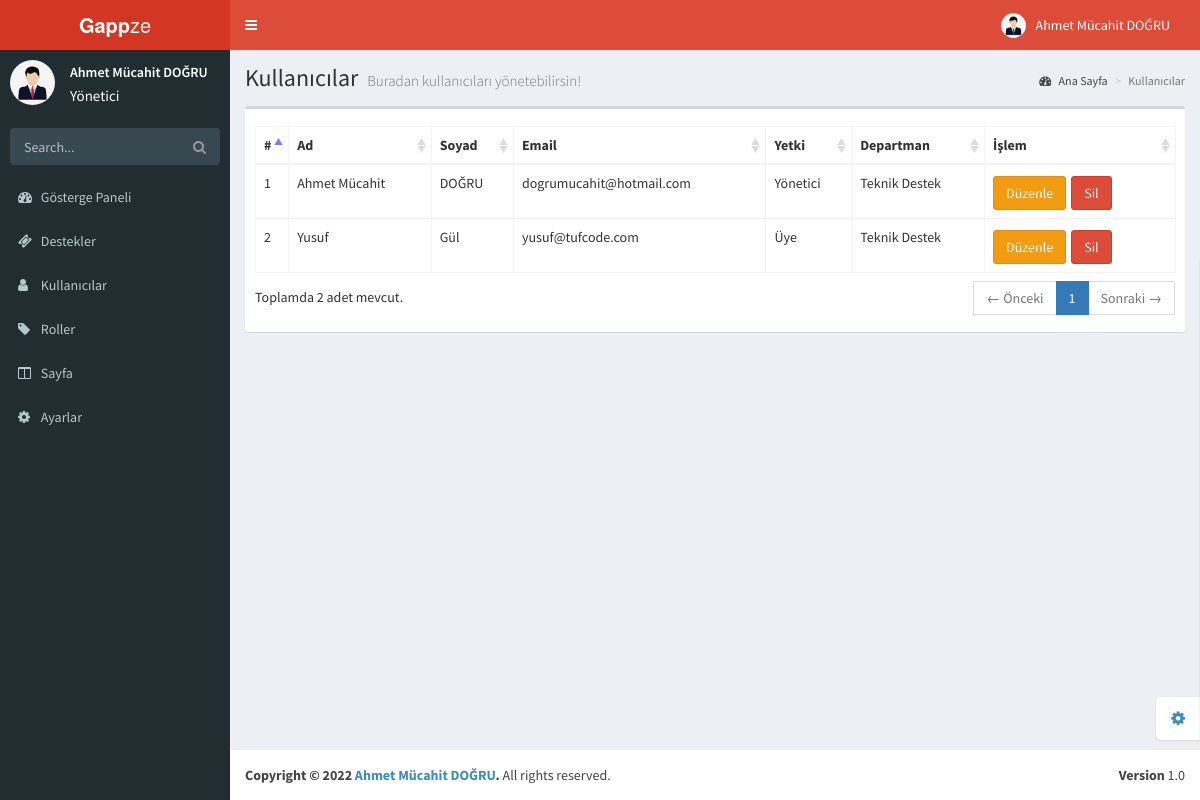
Page /admin/accounts.php (signed in) on the committed database.
### tables this page shows
CREATE TABLE `accounts` (
  `id` int(11) NOT NULL,
  `firstName` varchar(64) NOT NULL,
  `lastName` varchar(64) NOT NULL,
  `email` varchar(255) NOT NULL,
  `password` varchar(255) NOT NULL,
  `permission` int(11) NOT NULL,
  `department` int(11) NOT NULL,
  `createdDate` timestamp NOT NULL DEFAULT current_timestamp() ON UPDATE current_timestamp()
);

CREATE TABLE `roles` (
  `id` int(11) NOT NULL,
  `name` varchar(255) NOT NULL
);

CREATE TABLE `pages` (
  `id` int(11) NOT NULL,
  `name` varchar(255) NOT NULL,
  `src` varchar(255) NOT NULL,
  `permission` int(11) NOT NULL,
  `location` int(11) NOT NULL,
  `dropdown` int(11) NOT NULL,
  `isDropdown` int(11) NOT NULL,
  `icon` varchar(255) NOT NULL,
  `isLogged` int(11) NOT NULL
);

CREATE TABLE `departments` (
  `id` int(11) NOT NULL,
  `name` varchar(255) NOT NULL
);

### functions/class.function.php (the view, shortened to what this page needs)
<?php
class classFonksiyon {
    private $settings = "/settings.json";
    private $host;
    private $username;
    private $password;
    private $database;
    public function __construct()
    {
      $jsonVeri = file_get_contents($_SERVER['DOCUMENT_ROOT'].$this->settings);
      $jsonVeri = json_decode($jsonVeri,true);
      $this->host = $jsonVeri["host"];
      $this->username = $jsonVeri["user"];
      $this->password = $jsonVeri["password"];
      $this->database = $jsonVeri["database"];
    }
    public function dbConnection(){
      try {
        $conn = new PDO("mysql:host=$this->host;dbname=$this->database;charset=utf8", $this->username, $this->password);
        $conn->setAttribute(PDO::ATTR_ERRMODE, PDO::ERRMODE_EXCEPTION);
      } catch(PDOException $e) {
        $message = "Connection failed: " . $e->getMessage();
      }
      return $conn;
    }
    public function pagesAll($location,$permission){
      $db = $this->dbConnection();
      if($db){
        if($location == 1){
          $page = $db->prepare("SELECT * FROM pages WHERE location = ?");
          $page->execute(array(
            $location
          ));
          if($page->rowCount() != 0){
            foreach ($page as $page_veri) {
                if($page_veri["permission"] == $permission){
                  if($page_veri["isDropdown"] == 1){
                  echo "
                  <li class='treeview'>
                  <a href='#'>
                  <i class='{$page_veri["icon"]}'></i>
                  <span>{$page_veri["name"]}</span></a>";
                    echo '<ul class="treeview-menu">';
                    echo "</ul></li>";
                  }else{
                    if($page_veri["dropdown"] == 0){
                    echo "<li class='treeview'>";
                    echo "<a href='{$page_veri["src"]}'>";
                    echo "<i class='{$page_veri["icon"]}'></i> <span>{$page_veri["name"]}</span>";
                    echo "</a>";
                    echo "</li>";
                    }
                  }
                }
            }
        }
      }
    }
    }
}

### admin/accounts.php (shortened to what this page needs)
<?php
require_once($_SERVER['DOCUMENT_ROOT']."/functions/functionBase.php");
?>
<!DOCTYPE html>
<html>
<head>
  <link href="resources/bootstrap/css/bootstrap.min.css" rel="stylesheet" type="text/css" />
  <link href="https://maxcdn.bootstrapcdn.com/font-awesome/4.3.0/css/font-awesome.min.css" rel="stylesheet"
    type="text/css" />
  <link href="http://code.ionicframework.com/ionicons/2.0.0/css/ionicons.min.css" rel="stylesheet" type="text/css" />
  <link href="resources/plugins/datatables/dataTables.bootstrap.css" rel="stylesheet" type="text/css" />
  <link href="resources/css/AdminLTE.min.css" rel="stylesheet" type="text/css" />
  <link href="resources/css/skins/_all-skins.min.css" rel="stylesheet" type="text/css" />
</head>
<body class="skin-red">
  <div class="wrapper">
    <?php
    include("pages/header.php");
    include("pages/navbar.php");
    ?>
    <div class="content-wrapper">
      <section class="content-header">
        <h1>
          Kullanıcılar
          <small>Buradan kullanıcıları yönetebilirsin!</small>
        </h1>
        <ol class="breadcrumb">
          <li><a href="#"><i class="fa fa-dashboard"></i> Ana Sayfa</a></li>
          <li class="active">Kullanıcılar</li>
        </ol>
      </section>
      <section class="content">
        <div class="row">
          <div class="col-xs-12">
            <div class="box">
              <div class="box-body">
                <table id="example2" class="table table-bordered table-hover">
                  <thead>
                    <tr>
                      <th>#</th>
                      <th>Ad</th>
                      <th>Soyad</th>
                      <th>Email</th>
                      <th>Yetki</th>
                      <th>Departman</th>
                      <th>İşlem</th>
                    </tr>
                  </thead>
                  <tbody>
                    <?php
                      $user->getAllAccounts();
                      ?>
                  </tbody>
                </table>
              </div>
            </div>
          </div>
        </div>
      </section>
    </div>
    <?php
      include("pages/footer.php");
    ?>
  </div>
</body>
</html>

### admin/pages/header.php (shortened to what this page needs)
<header class="main-header">
    <a href="index.php" class="logo"><b>Gapp</b>ze</a>
    <nav class="navbar navbar-static-top" role="navigation">
        <a href="#" class="sidebar-toggle" data-toggle="offcanvas" role="button">
        </a>
        <div class="navbar-custom-menu">
            <ul class="nav navbar-nav">
                <li class="dropdown user user-menu">
                    <a href="#" class="dropdown-toggle" data-toggle="dropdown">
                        <img src="/resources/img/user.jpg" class="user-image" alt="User Image" />
                        <span class="hidden-xs"><?= $user->getName($_SESSION["userAccountID"]); ?></span>
                    </a>
                </li>
            </ul>
        </div>
    </nav>
</header>

### admin/pages/navbar.php
<aside class="main-sidebar">
    <section class="sidebar">
        <div class="user-panel">
            <div class="pull-left image">
                <img src="/resources/img/user.jpg" class="img-circle" alt="User Image" />
            </div>
            <div class="pull-left info">
                <p><?= $user->getName($_SESSION["userAccountID"]); ?></p>
                <a style="font-size: 15px"><?= $user->getPermissionName($_SESSION["userAccountID"]) ?></a>
            </div>
        </div>
        <form action="#" method="get" class="sidebar-form">
            <div class="input-group">
                <input type="text" name="q" class="form-control" placeholder="Search..." />
                <span class="input-group-btn">
                    <button type='submit' name='search' id='search-btn' class="btn btn-flat"><i
                            class="fa fa-search"></i></button>
                </span>
            </div>
        </form>
        <ul class="sidebar-menu">
             <?php
                $class->pagesAll(1,0);
            ?>
        </ul>
    </section>
</aside>

### functions/account.function.php (shortened to what this page needs)
<?php
class Accounts{
  public function getAllAccounts(){
    $class = new classFonksiyon();
    $db = $class->dbConnection();
     if($db){
        $accounts = $db->prepare("SELECT * FROM accounts");
        $accounts->execute();
        if($accounts->rowCount() != 0){
          foreach ($accounts as $accounts_veri) {
              $role = $this->getPermissionName($accounts_veri["id"]);
              $departmen_name = $this->getUserDepartmentName($_SESSION["userAccountID"]);
              echo "<tr>";
              echo "<td>{$accounts_veri["id"]}</td>";
              echo "<td>{$accounts_veri["firstName"]}</td>";
              echo "<td>{$accounts_veri["lastName"]}</td>";
              echo "<td>{$accounts_veri["email"]}</td>";
              echo "<td>{$role}</td>";
              echo "<td>{$departmen_name}</td><td>";
              echo "<button class='btn btn-warning btn-specly mt-2 mr-2' type='button'>Düzenle</button>";
              echo "<button class='btn btn-danger btn-specly mt-2 mr-2' type='button'>Sil</button>";
              echo "</td></tr>";
           }
       }
     }
  }
  public function getPermissionName($id){
      $class = new classFonksiyon();
      $db = $class->dbConnection();
      $accounts = $db->prepare("SELECT permission FROM accounts WHERE id = ?");
      $accounts->execute(array(
        $id
      ));
      $accounts_fetch = $accounts->fetch();
      $roles = $db->prepare("SELECT * FROM roles WHERE id = ?");
      $roles->execute(array(
        $accounts_fetch["permission"]
      ));
      $roles_fetch = $roles->fetch();
      if($accounts->rowCount() != 0){
        if($roles_fetch == 0){
          return "Üye";
        }else{
        return $roles_fetch["name"];
        }
      }else{
        return false;
      }
  }
  public function getName($id){
    $class = new classFonksiyon();
    $db = $class->dbConnection();
    $accounts = $db->prepare("SELECT firstName,lastName FROM accounts WHERE id = ?");
    $accounts->execute(array(
      $id
    ));
    $accounts_fetch = $accounts->fetch();
    if($accounts->rowCount() != 0){
    return $accounts_fetch["firstName"]." ".$accounts_fetch["lastName"];
    }
  }
  public function getUserDepartmentName($id){
    $class = new classFonksiyon();
    $db = $class->dbConnection();
    if($db){
      $accounts = $db->prepare("SELECT department FROM accounts WHERE id = ?");
      $accounts->execute(array(
        $id
      ));
      $accounts_fetch = $accounts->fetch();
      if($accounts->rowCount() != 0){
        $departmen = $accounts_fetch["department"];
        $departmen_name_select = $db->prepare("SELECT name FROM departments WHERE id = ?");
        $departmen_name_select->execute(array(
          $departmen
        ));
        $departmen_name = $departmen_name_select->fetch();
        if($departmen_name_select->rowCount() != 0){
          return $departmen_name["name"];
        }
      }else{
        return "Tanımlanmamış";
      }
    }
  }
}

### admin/pages/footer.php
<footer class="main-footer">
    <div class="pull-right hidden-xs">
        <b>Version</b> 1.0
    </div>
    <strong>Copyright &copy; 2022 <a href="#">Ahmet Mücahit DOĞRU</a>.</strong> All rights reserved.
</footer>

### rows in the picture
accounts: $user->getName($_SESSION["userAccountID"]) "Ahmet Mücahit DOĞRU", permission.name "Yönetici", id "1", firstName "Ahmet Mücahit", lastName "DOĞRU", email "dogrumucahit@hotmail.com", role "Yönetici", department.name "Teknik Destek"
pages: name "Gösterge Paneli"
pages: name "Destekler"
pages: name "Kullanıcılar"
pages: name "Roller"
pages: name "Sayfa"
pages: name "Ayarlar"
accounts: id "2", firstName "Yusuf", lastName "Gül", email "yusuf@tufcode.com", role "Üye", accounts.department "Teknik Destek"
